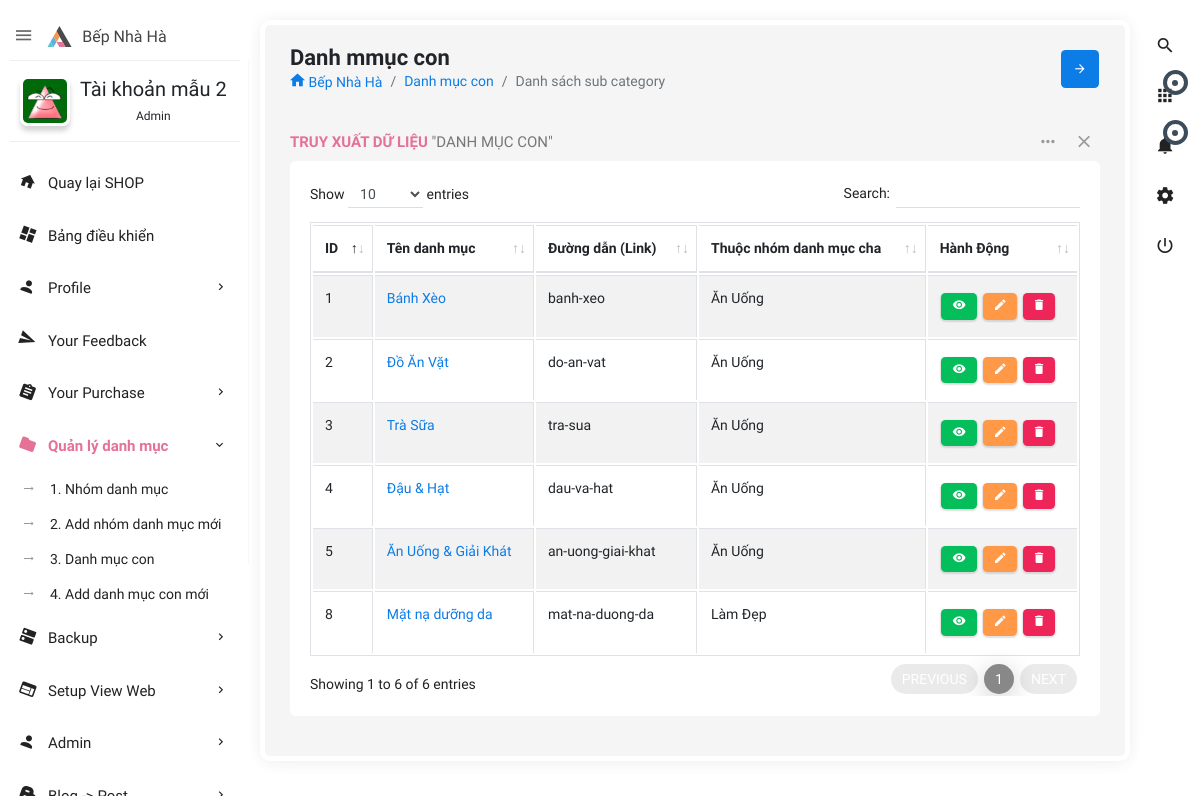
Page /admin.php?controller=category (signed in) on the committed database.
### tables this page shows
CREATE TABLE IF NOT EXISTS `users` (
  `id` int(11) NOT NULL AUTO_INCREMENT,
  `user_username` varchar(50) DEFAULT NULL,
  `user_password` varchar(100) DEFAULT NULL,
  `user_name` varchar(255) DEFAULT NULL,
  `role_id` int(11) NOT NULL DEFAULT 0,
  `user_avatar` varchar(550) DEFAULT 'author-auto.png',
  `user_email` varchar(255) DEFAULT NULL,
  `user_phone` varchar(20) DEFAULT NULL,
  `user_address` varchar(200) DEFAULT NULL,
  `createDate` datetime DEFAULT NULL,
  `verified` int(11) NOT NULL DEFAULT 0,
  `verificationCode` varchar(500) DEFAULT NULL,
  `editTime` datetime DEFAULT NULL,
  PRIMARY KEY (`id`),
  KEY `fk_id_role` (`role_id`)
);

CREATE TABLE IF NOT EXISTS `subcategory` (
  `id` int(11) NOT NULL AUTO_INCREMENT,
  `subcategory_name` varchar(255) DEFAULT NULL,
  `supply_id` int(11) DEFAULT 1,
  `category_id` int(11) DEFAULT NULL,
  `slug` varchar(100) NOT NULL,
  PRIMARY KEY (`id`),
  KEY `fk_category_id` (`category_id`),
  KEY `fk_supply_id` (`supply_id`)
);

CREATE TABLE IF NOT EXISTS `categories` (
  `id` int(11) NOT NULL AUTO_INCREMENT,
  `category_name` varchar(255) DEFAULT NULL,
  `supply_id` int(11) DEFAULT NULL,
  `category_position` int(4) DEFAULT NULL,
  `slug` varchar(255) NOT NULL,
  PRIMARY KEY (`id`),
  KEY `fk_supply_id` (`supply_id`)
);

### admin/controllers/category/index.php (called while the page is built, shortened)
<?php
$options = [
    'order_by' => 'id',
];
$subCategoryData = getAll('subcategory', $options);
$navCategory = 'class="active open"';
require('admin/views/category/index.php');

### lib/config/database.php (called while the page is built, shortened)
<?php
if (isset($_SESSION['user'])) {
    $userNav = $_SESSION['user']['id'];
}
try {
    $linkConnectDB = connect();
} catch (Exception $e) {
    die($e->getMessage());
}
function connect(): mysqli
{
        $linkConnectDB = new mysqli(DB_HOST, DB_USER, DB_PASS, DB_NAME, DB_PORT);
        $linkConnectDB->set_charset('utf8mb4');
        return $linkConnectDB;
}
function executeQuery(string $sql, array $params = []): mysqli_stmt
{
    global $linkConnectDB;
    $stmt = $linkConnectDB->prepare($sql);
    if (!$stmt->execute()) {
        throw new Exception('Execute error: ' . $stmt->error);
    }
    return $stmt;
}

### lib/model.php (called while the page is built, shortened)
<?php
require('config/database.php');
function getRecord(string $table, $id, string $select = '*'): false|array|null
{
    $id = intval($id);
    $sql = "SELECT $select FROM `$table` WHERE id=$id";
    $query = executeQuery($sql);
    $result = $query->get_result()->fetch_assoc();
    return $result;
}
function getAll(string $table, array $options = []): array
{
    $select = $options['select'] ?? '*';
    $where = isset($options['where']) ? 'WHERE ' . $options['where'] : '';
    $order_by = isset($options['order_by']) ? 'ORDER BY ' . $options['order_by'] : '';
    $limit = isset($options['offset']) && isset($options['limit']) ? 'LIMIT ' . $options['offset'] . ',' . $options['limit'] : '';
    $sql = "SELECT $select FROM `$table` $where $order_by $limit";
    $query = executeQuery($sql);
    $result = $query->get_result()->fetch_all(MYSQLI_ASSOC);
    return $result;
}

### admin/controllers/shared/statistics.php (called while the page is built, shortened)
<?php
$options_user = [
    'order_by' => 'editTime DESC',
];
$users = getAll('users', $options_user);

### admin/views/category/index.php (the view, shortened to what this page needs)
<?php require('admin/views/shared/header.php'); ?>
<?php require('admin/views/shared/rightnavbar.php'); ?>
<?php require('admin/views/shared/leftnavbar.php'); ?>
<section class="content">
    <div class="body_scroll">
        <div class="block-header">
            <div class="row">
                <div class="col-lg-7 col-md-6 col-sm-12">
                    <h2>Danh mmục con</h2>
                    <ul class="breadcrumb">
                        <li class="breadcrumb-item"><a href="<?= PATH_URL . 'home' ?>"><i class="zmdi zmdi-home"></i> Bếp Nhà Hà</a></li>
                        <li class="breadcrumb-item"><a href="admin.php?controller=category">Danh mục con</a></li>
                        <li class="breadcrumb-item active">Danh sách sub category</li>
                    </ul>
                </div>
                <div class="col-lg-5 col-md-6 col-sm-12">
                    <button class="btn btn-primary btn-icon float-right right_icon_toggle_btn" type="button"><i class="zmdi zmdi-arrow-right"></i></button>
                </div>
            </div>
        </div>
        <div class="container-fluid">
            <div class="row clearfix">
                <div class="col-lg-12">
                    <div class="card">
                        <div class="header">
                            <h2><strong>Truy Xuất Dữ Liệu</strong> "Danh mục con" </h2>
                            <ul class="header-dropdown">
                                <li class="dropdown"> <a href="javascript:void(0);" class="dropdown-toggle" data-toggle="dropdown" role="button" aria-haspopup="true" aria-expanded="false"> <i class="zmdi zmdi-more"></i> </a>
                                </li>
                                <li class="remove">
                                    <a role="button" class="boxs-close"><i class="zmdi zmdi-close"></i></a>
                                </li>
                            </ul>
                        </div>
                        <div class="body">
                            <div class="table-responsive">
                                <table class="table table-bordered table-striped table-hover js-basic-example dataTable">
                                    <thead>
                                        <tr>
                                            <th>ID</th>
                                            <th>Tên danh mục</th>
                                            <th>Đường dẫn (Link)</th>
                                            <th>Thuộc nhóm danh mục cha</th>
                                            <th>Hành Động</th>
                                        </tr>
                                    </thead>
                                    <tbody>
                                        <?php foreach ($subCategoryData as $subcategory) : ?>
                                            <tr>
                                                <td><?= $subcategory['id'] ?></td>
                                                <td><a href="admin.php?controller=category&amp;action=edit&amp;sub_cate_id=<?= $subcategory['id']; ?>"><?= $subcategory['subcategory_name']; ?></a></td>
                                                <td><?= $subcategory['slug'] ?></td>
                                                <td><?php $category = getRecord('categories', $subcategory['category_id']);
                                            if ($category['id'] != 0) {
                                                echo $category['category_name'];
                                            }
                                            ?></td>
                                                <td><a href="category/<?= $category['id']; ?>-<?= $category['slug'] ?>" target="_blank" class="btn btn-success waves-effect waves-float btn-sm waves-green"><i class="zmdi zmdi-eye"></i></a>
                                                    <a href="admin.php?controller=category&amp;action=edit&amp;sub_cate_id=<?= $subcategory['id']; ?>" class="btn btn-warning waves-effect waves-float btn-sm waves-green"><i class="zmdi zmdi-edit"></i></a>
                                                    <a onclick="return confirm('Are you sure to delete?')" href="admin.php?controller=category&amp;action=delete&amp;sub_cate_id=<?= $subcategory['id'] ?>" class="btn btn-danger waves-effect waves-float btn-sm waves-red"><i class="zmdi zmdi-delete"></i></a></td>
                                            </tr>
                                        <?php endforeach; ?>
                                    </tbody>
                                </table>
                            </div>
                        </div>
                    </div>
                </div>
            </div>
        </div>
    </div>
</section>
<?php require('admin/views/shared/footer.php'); ?>

### admin/views/shared/leftnavbar.php (shortened to what this page needs)
<aside id="leftsidebar" class="sidebar">
    <div class="navbar-brand">
        <button class="btn-menu ls-toggle-btn" type="button"><i class="zmdi zmdi-menu"></i></button>
        <a href="index.php"><img src="admin/themes/images/logo.svg" width="25" alt="Aero"><span class="m-l-10">Bếp Nhà Hà</span></a>
    </div>
    <div class="menu">
        <ul class="list">
            <li>
                <div class="user-info">
                    <a class="image" href="admin.php?controller=user&action=info&user_id=<?= $userNav ?>"><img src="public/upload/images/<?= $userInfoNav['user_avatar'] ?>" alt="User"></a>
                    <div class="detail">
                        <h4><?= $userInfoNav['user_name'] ?></h4>
                        <small><?php if ($userInfoNav['role_id'] == 1) {
                            echo 'Admin';
                        } elseif ($userInfoNav['role_id'] == 2) {
                            echo 'Moderator';
                        } else {
                            echo "User";
                        } ?></small>
                    </div>
                </div>
            </li>
            <li class="open"><a href="<?= PATH_URL ?>home" target="_blank"><i class="zmdi zmdi-home"></i><span>Quay lại SHOP</span></a></li>
            <li <?= $homeNav ?? '' ?>><a href="admin.php"><i class="zmdi zmdi-view-dashboard"></i><span>Bảng điều khiển</span></a></li>
            <li <?php if (isset($nav_profile)) {
                echo $nav_profile;
            } ?>><a href="javascript:void(0);" class="menu-toggle"><i class="zmdi zmdi-account"></i><span>Profile</span></a>
            </li>
            <li <?= $yourFeedback ?? '' ?>><a href="admin.php?controller=feedback&action=myfeedback"><i class="zmdi zmdi-mail-send"></i><span>Your Feedback</span></a></li>
            <li <?= $yourPurchaseNav ?? '' ?>><a href="javascript:void(0);" class="menu-toggle"><i class="zmdi zmdi-assignment"></i><span>Your Purchase</span></a>
            </li>
            <?php if ($userInfoNav['role_id'] != 0) :
                if ($userInfoNav['role_id'] == 1) : ?>
                    <li <?= $navCategory ?? ''; ?>> <a href="javascript:void(0);" class="menu-toggle"><i class="zmdi zmdi-folder"></i><span>Quản lý danh mục</span></a>
                        <ul class="ml-menu">
                            <li><a href="admin.php?controller=shop">1. Nhóm danh mục</a></li>
                            <li><a href="admin.php?controller=shop&amp;action=edit">2. Add nhóm danh mục mới</a></li>
                            <li><a href="admin.php?controller=category">3. Danh mục con</a></li>
                            <li><a href="admin.php?controller=category&amp;action=edit">4. Add danh mục con mới</a></li>
                        </ul>
                    </li>
                    <li <?= $backupDbClass ?? '' ?>><a href="javascript:void(0);" class="menu-toggle"><i class="zmdi zmdi-dns"></i><span>Backup</span></a>
                    </li>
                    <li <?= $navHF ?? '' ?>><a href="javascript:void(0);" class="menu-toggle"><i class="zmdi zmdi-view-web"></i><span>Setup View Web</span></a>
                    </li>
                    <li <?= $adminNav ?? '' ?>><a href="javascript:void(0);" class="menu-toggle"><i class="zmdi zmdi-account"></i><span>Admin</span></a>
                    </li>
                <?php endif; ?>
                <li <?= $postNav ?? '' ?>><a href="javascript:void(0);" class="menu-toggle"><i class="zmdi zmdi-blogger"></i><span>Blog -> Post</span></a>
                </li>
            <?php endif; ?>
        </ul>
    </div>
</aside>

### rows in the picture
users: user_avatar (picture), user_name "Tài khoản mẫu 2"
subcategory: id "1", subcategory_name "Bánh Xèo", slug "banh-xeo", category.category_name "Ăn Uống"
subcategory: id "2", subcategory_name "Đồ Ăn Vặt", slug "do-an-vat", category.category_name "Ăn Uống"
subcategory: id "3", subcategory_name "Trà Sữa", slug "tra-sua", category.category_name "Ăn Uống"
subcategory: id "4", subcategory_name "Đậu & Hạt", slug "dau-va-hat", category.category_name "Ăn Uống"
subcategory: id "5", subcategory_name "Ăn Uống & Giải Khát", slug "an-uong-giai-khat", category.category_name "Ăn Uống"
subcategory: id "8", subcategory_name "Mặt nạ dưỡng da", slug "mat-na-duong-da", category.category_name "Làm Đẹp"
